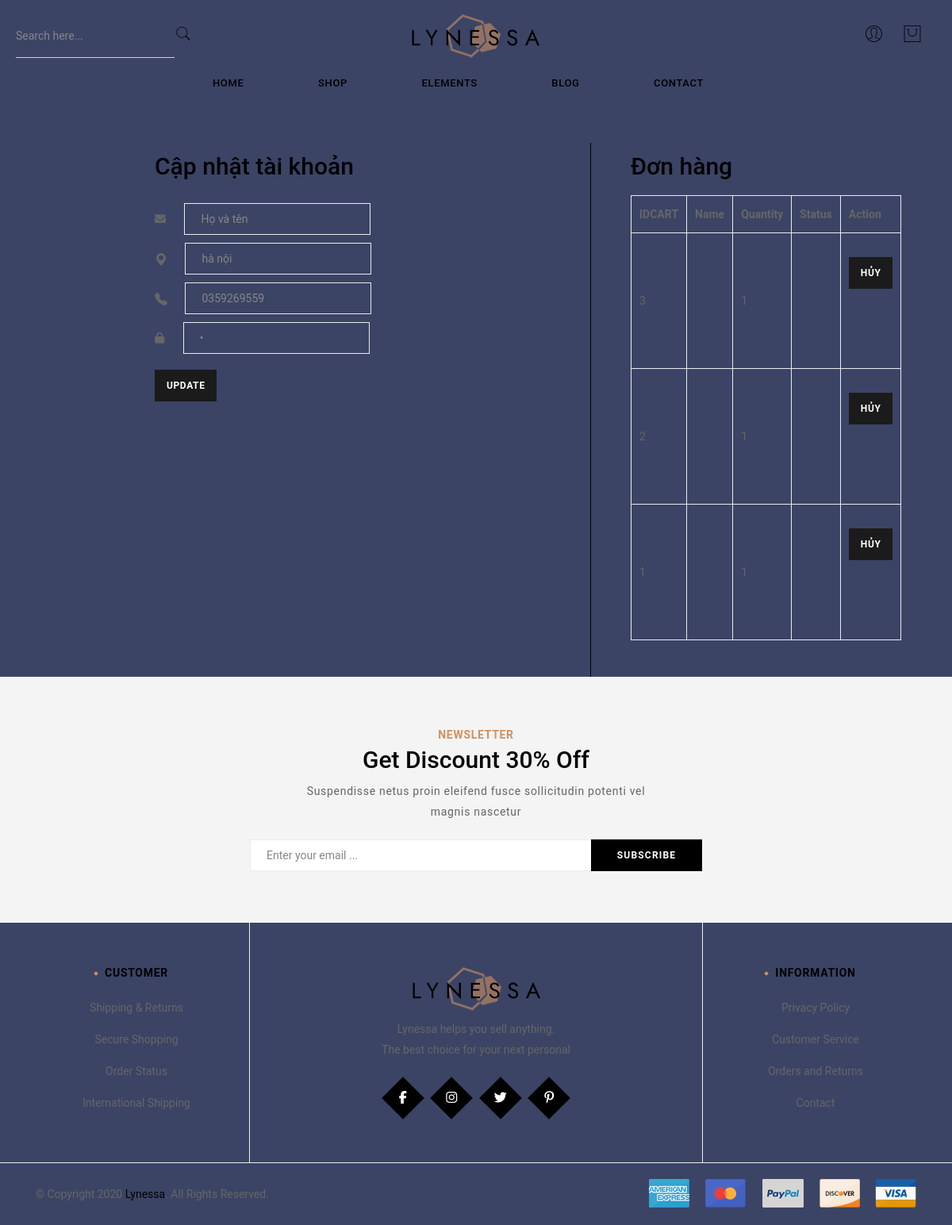
Before: /index.php?sp=account (signed in) with the older database file.
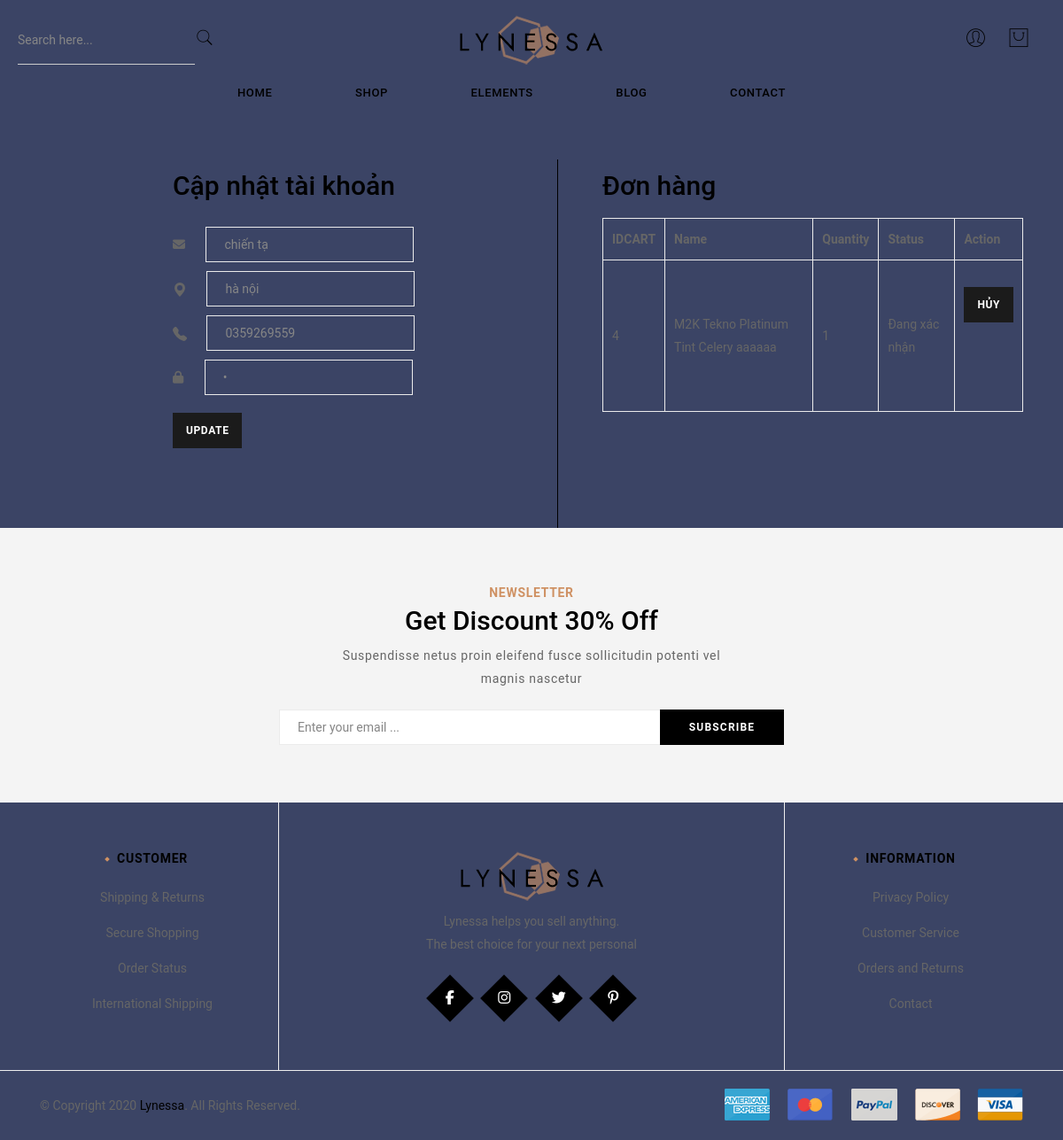
After: the same page with the newer database file.
### tables this page shows
CREATE TABLE `cart` (
  `idCart` int(10) NOT NULL,
  `idOrder` int(10) NOT NULL,
  `idUser` int(11) NOT NULL,
  `quantity` int(11) NOT NULL,
  `tinhtrang` int(11) NOT NULL,
  `idSp` int(11) NOT NULL
);

CREATE TABLE `status` (
  `idStatus` int(11) NOT NULL,
  `nameStatus` varchar(255) NOT NULL
);

CREATE TABLE `product` (
  `idProduct` int(10) NOT NULL,
  `namePro` varchar(255) NOT NULL,
  `price` double(10,2) NOT NULL,
  `image` varchar(255) NOT NULL,
  `description` text NOT NULL,
  `quantity` int(11) NOT NULL,
  `idCate` int(10) NOT NULL
);

### module/pdo.php (called while the page is built, shortened)
<?php
function pdo_get_connection()
{
    $dburl = "mysql:host=localhost;dbname=du_an_11;charset=utf8";
    $username = 'root';
    $password = '';
    $conn = new PDO($dburl, $username, $password);
    $conn->setAttribute(PDO::ATTR_ERRMODE, PDO::ERRMODE_EXCEPTION);
    return $conn;
}
function pdo_query($sql)
{
    $sql_args = array_slice(func_get_args(), 1);
    try {
        $conn = pdo_get_connection();
        $stmt = $conn->prepare($sql);
        $stmt->execute($sql_args);
        $rows = $stmt->fetchAll();
        return $rows;
    } catch (PDOException $e) {
        throw $e;
    } finally {
        unset($conn);
    }
}

### module/cart.php (called while the page is built, shortened)
<?php
function order($id){
    $sql = "SELECT *,cart.quantity FROM cart
    inner join product on cart.idSp = product.idProduct
    inner join `status` on cart.tinhtrang = `status`.idStatus
    where `idUser` = ".$id." order by idCart desc";
    $listod = pdo_query($sql);
    return $listod;
}
?>

### page/my-account.php (the view, shortened to what the rows shown need)
<!DOCTYPE html>
<html lang="en">
<head>
    <link rel="stylesheet" href="style.css" />
</head>
<body>
    <div class="container">
        <div class="forms-container">
            <div class="signin-signup">
                <form action="?sp=account_fix" method="post" class="sign-in-form">
                    <h2 class="title">Cập nhật tài khoản</h2>
                    <br>
                </form>
                <div class="sign-up-form">
                    <h2 class="title">Đơn hàng</h2>
                    <table>
                        <tr>
                            <th>IDCART</th>
                            <th>Name</th>
                            <th>Quantity</th>
                            <th>Status</th>
                            <th>Action</th>
                        </tr>
                        <?php foreach ($listsp as $sp):
                            extract($sp);
                            ?>
                            <tr>
                                <td>
                                    <?= $idCart ?>
                                </td>
                                <td>
                                    <?= $namePro ?>
                                </td>
                                <td>
                                    <?= $quantity ?>
                                </td>
                                <td value="<?=$idStatus?>">
                                    <?= $nameStatus ?>
                                </td>
                                <td>
                                    <?php
                                    if ($tinhtrang == 7 || $tinhtrang == 4 || $tinhtrang == 0 || $tinhtrang == 6) {
                                        $trangthai = '';
                                    if ($tinhtrang == 7) {
                                        $trangthai = "Hủy hàng thất bại ";
                                    }
                                    if ($tinhtrang == 4) {
                                        $trangthai = "Giao thành công";
                                    }
                                    if ($tinhtrang == 0) {
                                        $trangthai = "Hủy hàng thành công";
                                    }
                                    if ($tinhtrang == 6) {
                                        $trangthai = "Đang chờ xác nhận";
                                    }
                                        ?>
                                        <input type="submit" value="<?= $trangthai,$tinhtrang ?>" disabled name="change"
                                            class="btn solid" />
                                        <?php
                                    } elseif($tinhtrang == 1 || $tinhtrang== 2) { ?>
                                        <form action="?sp=change_status&id=<?= $idCart ?>" method="post">
                                            <input type="submit" value="Hủy" name="change" class="btn solid" />
                                        </form>
                                        <?php
                                    }
                                    ?>
                                </td>
                            </tr>
                        <?php endforeach ?>
                    </table>
                    <br>
                </div>
            </div>
        </div>
    </div>
</body>
</html>

Changed rows visible on the page:
no longer on this page (row edited): cart: idCart "3", quantity "1"
no longer on this page (row edited): cart: idCart "2", quantity "1"
no longer on this page (row edited): cart: idCart "1", quantity "1"
now on this page (row unchanged): cart: idCart "4", idSp.namePro "M2K Tekno Platinum Tint Celery aaaaaa", quantity "1", tinhtrang.nameStatus "Đang xác nhận"
Other visible differences:
form field name: (not shown) → "chiến tạ"
